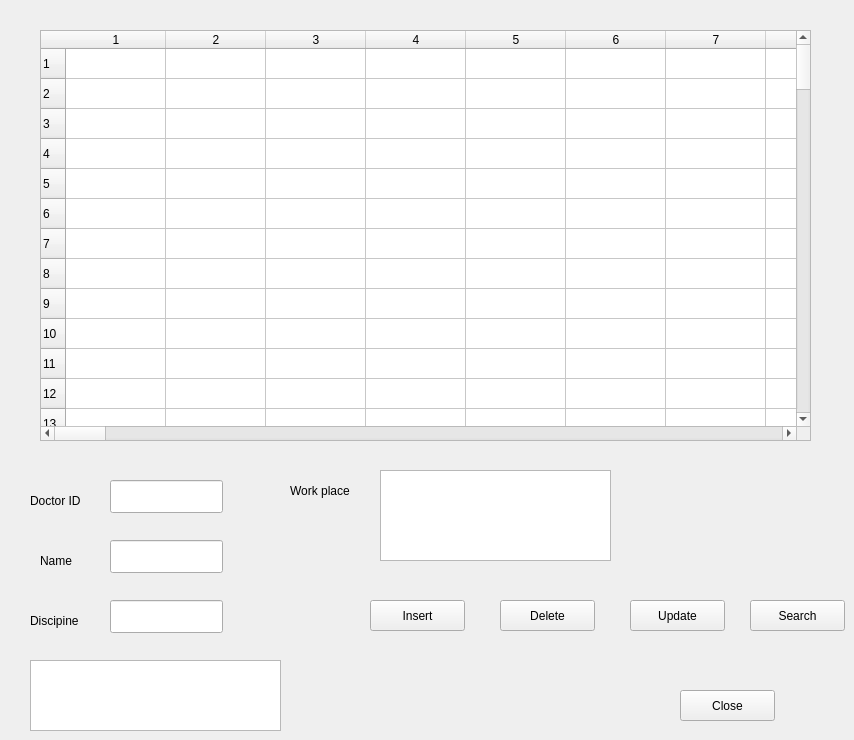
  <widget class="QWidget" name="docTab">
   <attribute name="title">
    <string>Doctor List</string>
   </attribute>
   <widget class="QTableWidget" name="docTable">
    <property name="geometry">
     <rect>
      <x>40</x>
      <y>30</y>
      <width>771</width>
      <height>411</height>
     </rect>
    </property>
    <property name="rowCount">
     <number>100</number>
    </property>
    <property name="columnCount">
     <number>100</number>
    </property>
    <row/>
    <row/>
    <row/>
    <row/>
    <row/>
    <row/>
    <row/>
    <row/>
    <row/>
    <row/>
    <row/>
    <row/>
    <row/>
    <row/>
    <row/>
    <row/>
    <row/>
    <row/>
    <row/>
    <row/>
    <row/>
    <row/>
    <row/>
    <row/>
    <row/>
    <row/>
    <row/>
    <row/>
    <row/>
    <row/>
    <row/>
    <row/>
    <row/>
    <row/>
    <row/>
    <row/>
    <row/>
    <row/>
    <row/>
    <row/>
    <row/>
    <row/>
    <row/>
    <row/>
    <row/>
    <row/>
    <row/>
    <row/>
    <row/>
    <row/>
    <row/>
    <row/>
    <row/>
    <row/>
    <row/>
    <row/>
    <row/>
    <row/>
    <row/>
    <row/>
    <row/>
    <row/>
    <row/>
    <row/>
    <row/>
    <row/>
    <row/>
    <row/>
    <row/>
    <row/>
    <row/>
    <row/>
    <row/>
    <row/>
    <row/>
    <row/>
    <row/>
    <row/>
    <row/>
    <row/>
    <row/>
    <row/>
    <row/>
    <row/>
    <row/>
    <row/>
    <row/>
    <row/>
    <row/>
    <row/>
    <row/>
    <row/>
    <row/>
    <row/>
    <row/>
    <row/>
    <row/>
    <row/>
    <row/>
    <row/>
    <column/>
    <column/>
    <column/>
    <column/>
    <column/>
    <column/>
    <column/>
    <column/>
    <column/>
    <column/>
    <column/>
    <column/>
    <column/>
    <column/>
    <column/>
    <column/>
    <column/>
    <column/>
    <column/>
    <column/>
    <column/>
    <column/>
    <column/>
    <column/>
    <column/>
    <column/>
    <column/>
    <column/>
    <column/>
    <column/>
    <column/>
    <column/>
    <column/>
    <column/>
    <column/>
    <column/>
    <column/>
    <column/>
    <column/>
    <column/>
    <column/>
    <column/>
    <column/>
    <column/>
    <column/>
    <column/>
    <column/>
    <column/>
    <column/>
    <column/>
    <column/>
    <column/>
    <column/>
    <column/>
    <column/>
    <column/>
    <column/>
    <column/>
    <column/>
    <column/>
    <column/>
    <column/>
    <column/>
    <column/>
    <column/>
    <column/>
    <column/>
    <column/>
    <column/>
    <column/>
    <column/>
    <column/>
    <column/>
    <column/>
    <column/>
    <column/>
    <column/>
    <column/>
    <column/>
    <column/>
    <column/>
    <column/>
    <column/>
    <column/>
    <column/>
    <column/>
    <column/>
    <column/>
    <column/>
    <column/>
    <column/>
    <column/>
    <column/>
    <column/>
    <column/>
    <column/>
    <column/>
    <column/>
    <column/>
    <column/>
   </widget>
   <widget class="QLineEdit" name="docidEdit">
    <property name="geometry">
     <rect>
      <x>110</x>
      <y>480</y>
      <width>113</width>
      <height>33</height>
     </rect>
    </property>
   </widget>
   <widget class="QLineEdit" name="docnameEdit">
    <property name="geometry">
     <rect>
      <x>110</x>
      <y>540</y>
      <width>113</width>
      <height>33</height>
     </rect>
    </property>
   </widget>
   <widget class="QLineEdit" name="disEdit">
    <property name="geometry">
     <rect>
      <x>110</x>
      <y>600</y>
      <width>113</width>
      <height>33</height>
     </rect>
    </property>
   </widget>
   <widget class="QTextEdit" name="doctextEdit">
    <property name="geometry">
     <rect>
      <x>380</x>
      <y>470</y>
      <width>231</width>
      <height>91</height>
     </rect>
    </property>
   </widget>
   <widget class="QLabel" name="docidLabel">
    <property name="geometry">
     <rect>
      <x>30</x>
      <y>490</y>
      <width>65</width>
      <height>21</height>
     </rect>
    </property>
    <property name="text">
     <string>Doctor ID</string>
    </property>
   </widget>
   <widget class="QLabel" name="docnameLabel">
    <property name="geometry">
     <rect>
      <x>40</x>
      <y>550</y>
      <width>65</width>
      <height>21</height>
     </rect>
    </property>
    <property name="text">
     <string>Name</string>
    </property>
   </widget>
   <widget class="QLabel" name="disLabel">
    <property name="geometry">
     <rect>
      <x>30</x>
      <y>610</y>
      <width>65</width>
      <height>21</height>
     </rect>
    </property>
    <property name="text">
     <string>Discipine</string>
    </property>
   </widget>
   <widget class="QLabel" name="docaddr">
    <property name="geometry">
     <rect>
      <x>290</x>
      <y>480</y>
      <width>81</width>
      <height>21</height>
     </rect>
    </property>
    <property name="text">
     <string>Work place</string>
    </property>
   </widget>
   <widget class="QTextBrowser" name="docBrowser">
    <property name="geometry">
     <rect>
      <x>30</x>
      <y>660</y>
      <width>251</width>
      <height>71</height>
     </rect>
    </property>
   </widget>
   <widget class="QPushButton" name="docinsert">
    <property name="geometry">
     <rect>
      <x>370</x>
      <y>600</y>
      <width>95</width>
      <height>31</height>
     </rect>
    </property>
    <property name="text">
     <string>Insert</string>
    </property>
   </widget>
   <widget class="QPushButton" name="docdelete">
    <property name="geometry">
     <rect>
      <x>500</x>
      <y>600</y>
      <width>95</width>
      <height>31</height>
     </rect>
    </property>
    <property name="text">
     <string>Delete</string>
    </property>
   </widget>
   <widget class="QPushButton" name="docupdate">
    <property name="geometry">
     <rect>
      <x>630</x>
      <y>600</y>
      <width>95</width>
      <height>31</height>
     </rect>
    </property>
    <property name="text">
     <string>Update</string>
    </property>
   </widget>
   <widget class="QPushButton" name="docsearch">
    <property name="geometry">
     <rect>
      <x>750</x>
      <y>600</y>
      <width>95</width>
      <height>31</height>
     </rect>
    </property>
    <property name="text">
     <string>Search</string>
    </property>
   </widget>
   <widget class="QPushButton" name="doclose">
    <property name="geometry">
     <rect>
      <x>680</x>
      <y>690</y>
      <width>95</width>
      <height>31</height>
     </rect>
    </property>
    <property name="text">
     <string>Close</string>
    </property>
   </widget>
  </widget>
